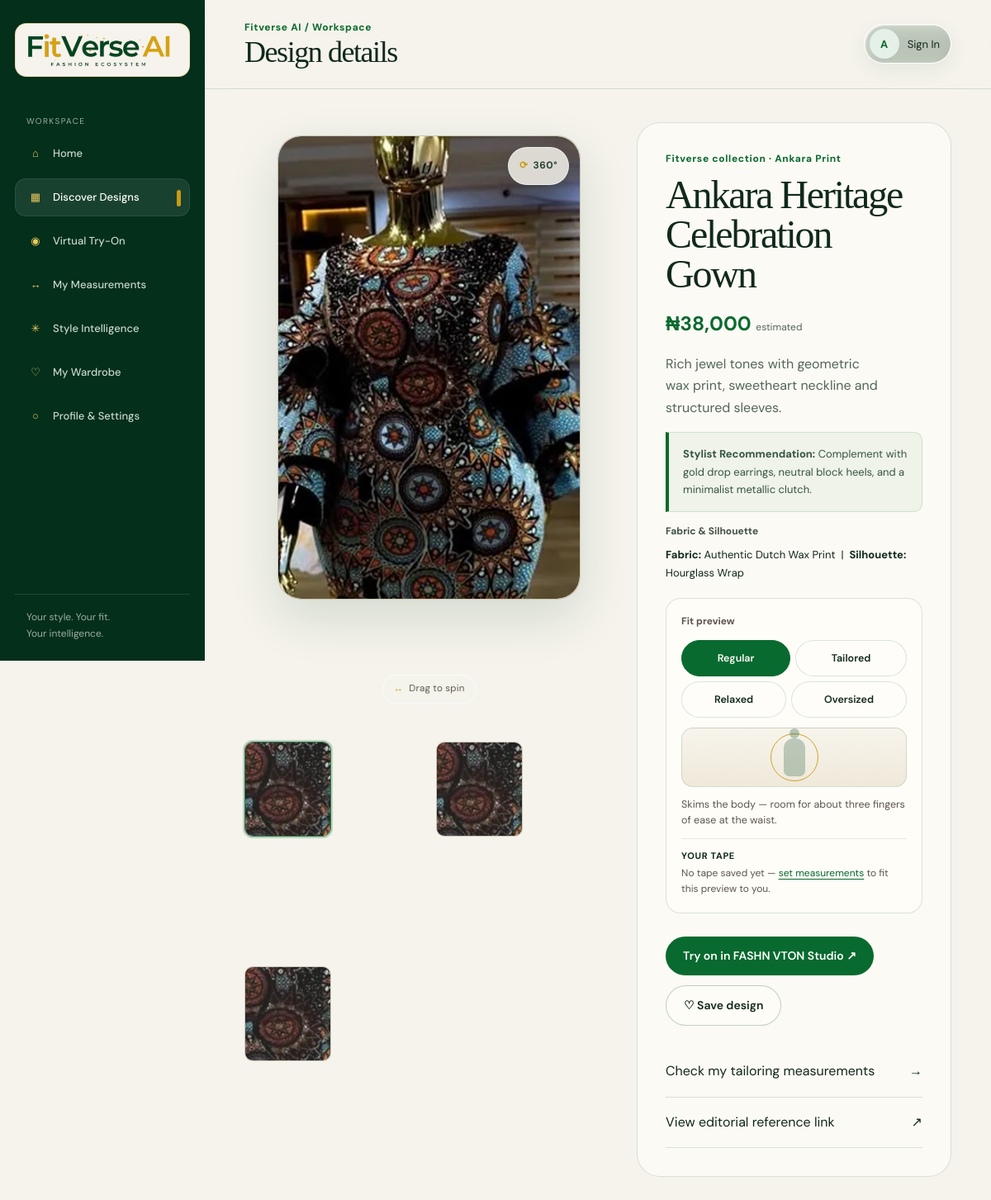
/designs/ankara-heritage-celebration-gown/, run on the app's committed database.
### fitverse_app/models.py (models this page shows, shortened)
class Design(models.Model):
    VTON_CATEGORY_CHOICES = [
        ('one-pieces', 'One-Pieces & Sets (Senator / Gown)'),
        ('tops', 'Tops & Shirts'),
        ('bottoms', 'Trousers & Skirts'),
    ]
    title = models.CharField(max_length=200)
    slug = models.SlugField(unique=True)
    category = models.ForeignKey(Category, on_delete=models.CASCADE, related_name='designs')
    price = models.IntegerField(default=0, help_text="Price in NGN (0 for inspiration items)")
    price_label = models.CharField(max_length=50, default="₦0")
    fabric = models.CharField(max_length=150, blank=True)
    silhouette = models.CharField(max_length=100, blank=True)
    image_url = models.URLField(max_length=500)
    source_link = models.URLField(max_length=500, blank=True)
    source_label = models.CharField(max_length=100, blank=True)
    description = models.TextField()
    styling_advice = models.TextField(blank=True)
    search_keywords = models.TextField(blank=True, help_text="Keywords for filtering")
    vton_category = models.CharField(max_length=20, choices=VTON_CATEGORY_CHOICES, default='one-pieces')
    is_featured = models.BooleanField(default=False)
    created_at = models.DateTimeField(auto_now_add=True)
    class Meta:
        ordering = ['-is_featured', '-created_at']

class Category(models.Model):
    name = models.CharField(max_length=100)
    slug = models.SlugField(unique=True)
    description = models.TextField(blank=True)
    class Meta:
        verbose_name_plural = 'Categories'
        ordering = ['name']

### fitverse_app/views.py (the view)
# urls.py: path('designs/<slug:slug>/', views.design_detail_view, name='design_detail'),
def design_detail_view(request, slug):
    design = get_object_or_404(Design, slug=slug)
    related_designs = Design.objects.filter(category=design.category).exclude(id=design.id)[:4]
    return render(request, 'design_detail.html', {
        'design': design,
        'related_designs': related_designs,
    })

### templates/design_detail.html (shortened to what this page needs)
{% extends "base.html" %}
{% load static %}
{% block page_title %}Design details{% endblock %}
{% block content %}
<div class="detail-layout">
  <div class="detail-gallery">
    <figure class="turntable" data-turntable data-design-slug="{{ design.slug }}" tabindex="0" role="group" aria-label="Drag to spin — interactive look viewer; use arrow keys or pick a look below">
      <div class="turntable-stage">
        <img src="{{ design.image_url }}" alt="{{ design.title }}" draggable="false">
      </div>
      <figcaption class="turntable-hint"><i aria-hidden="true">↔</i> Drag to spin</figcaption>
      <button class="look360-btn" data-look360 type="button" aria-label="⟳ 360° interactive 3D view">
        <i aria-hidden="true">⟳</i> 360°
      </button>
    </figure>
    <button class="look-thumb is-active" data-look-thumb type="button" data-full-src="{{ design.image_url }}" aria-label="Show the main look in the viewer">
      <img src="{{ design.image_url }}" alt="" loading="lazy" draggable="false">
    </button>
    {% if related_designs %}
      {% for rel in related_designs %}
        <button class="look-thumb" data-look-thumb type="button" data-full-src="{{ rel.image_url }}" aria-label="Show {{ rel.title }} in the viewer">
          <img src="{{ rel.image_url }}" alt="" loading="lazy" draggable="false">
        </button>
      {% endfor %}
    {% endif %}
  </div>
  <section class="detail-copy">
    <div class="eyebrow">Fitverse collection · {{ design.category.name }}</div>
    <h1>{{ design.title }}</h1>
    <div class="detail-price">{{ design.price_label }} <span class="muted" style="font-size:12px;font-weight:400">estimated</span></div>
    <p class="muted">{{ design.description }}</p>
    {% if design.styling_advice %}
      <div class="notice">
        <strong>Stylist Recommendation:</strong> {{ design.styling_advice }}
      </div>
    {% endif %}
    <div class="field">
      <label>Fabric & Silhouette</label>
      <p style="font-size:13px; margin:0;"><strong>Fabric:</strong> {{ design.fabric|default:"Tailored Textile" }} &nbsp;|&nbsp; <strong>Silhouette:</strong> {{ design.silhouette|default:"Classic" }}</p>
    </div>
    <div class="fit-studio" data-fit-studio>
      <label class="fit-label" id="fit-studio-label">Fit preview</label>
      <div class="fit-opts" role="group" aria-labelledby="fit-studio-label">
        <button type="button" data-fit="regular" class="is-active">Regular</button>
        <button type="button" data-fit="slim">Tailored</button>
        <button type="button" data-fit="relaxed">Relaxed</button>
        <button type="button" data-fit="oversized">Oversized</button>
      </div>
      <div class="fit-stage" data-fit-stage aria-hidden="true">
        <span class="fit-body"><i></i></span>
        <span class="fit-drape"></span>
      </div>
      <p class="fit-note" data-fit-note>Skims the body — room for about three fingers of ease at the waist.</p>
      <div class="fit-tape" data-fit-tape hidden>
        <strong>Your tape</strong>
        <span class="fit-tape-cols" data-fit-tape-cols></span>
      </div>
    </div>
    <div class="actions">
      <a class="button" href="{% url 'style_intelligence' %}">Try on in FASHN VTON Studio ↗</a>
      <button class="secondary" data-favorite="{{ design.id }}">♡ Save design</button>
    </div>
    <div class="profile-list" style="margin-top:25px">
      <a href="{% url 'measurements' %}"><span>Check my tailoring measurements</span><span>→</span></a>
      {% if design.source_link %}
        <a href="{{ design.source_link }}" target="_blank" rel="noopener"><span>View editorial reference link</span><span>↗</span></a>
      {% endif %}
    </div>
  </section>
</div>
{% endblock content %}

### templates/base.html (shortened to what this page needs)
{% load static %}
<!doctype html>
<html lang="en">
<head>
  <link rel="stylesheet" href="{% static 'assets/styles.css' %}?v=10">
  <link rel="stylesheet" href="{% static 'assets/vendor/scrolljs.css' %}?v=2.0.1">
  <link rel="stylesheet" href="{% static 'assets/experience.css' %}?v=13">
</head>
<body class="page-{{ request.resolver_match.url_name|default:'app' }}">
  {% block body %}
  <div class="app-shell">
    <aside class="sidebar" aria-label="Workspace navigation">
      <a class="logo" href="{% url 'dashboard' %}"><img class="brand-wordmark" loading="lazy" src="{% static 'assets/brand/fitverse-wordmark-320.webp' %}" srcset="{% static 'assets/brand/fitverse-wordmark-240.webp' %} 240w, {% static 'assets/brand/fitverse-wordmark-320.webp' %} 320w" sizes="178px" width="320" height="80" alt="FitVerse AI"></a>
      <div>
        <div class="side-label">Workspace</div>
        <nav class="side-nav">
          <a class="{% if request.resolver_match.url_name == 'dashboard' %}active{% endif %}" href="{% url 'dashboard' %}"><span>⌂</span>Home</a>
          <a class="{% if request.resolver_match.url_name == 'designs' or request.resolver_match.url_name == 'design_detail' %}active{% endif %}" href="{% url 'designs' %}"><span>▦</span>Discover Designs</a>
          <a class="{% if request.resolver_match.url_name == 'tryon' %}active{% endif %}" href="{% url 'tryon' %}"><span>◉</span>Virtual Try-On</a>
          <a class="{% if request.resolver_match.url_name == 'measurements' %}active{% endif %}" href="{% url 'measurements' %}"><span>↔</span>My Measurements</a>
          <a class="{% if request.resolver_match.url_name == 'style_intelligence' %}active{% endif %}" href="{% url 'style_intelligence' %}"><span>✳</span>Style Intelligence</a>
          <a class="{% if request.resolver_match.url_name == 'wardrobe' %}active{% endif %}" href="{% url 'wardrobe' %}"><span>♡</span>My Wardrobe</a>
          <a class="{% if request.resolver_match.url_name == 'profile' %}active{% endif %}" href="{% url 'profile' %}"><span>○</span>Profile & Settings</a>
        </nav>
      </div>
      <div class="sidebar-bottom">
        Your style. Your fit.<br/>Your intelligence.
      </div>
    </aside>
    <main class="app-main" id="top">
      <div class="app-top">
        <div>
          <div class="eyebrow">Fitverse AI / Workspace</div>
          <h1>{% block page_title %}Fitverse AI{% endblock %}</h1>
        </div>
        <div class="profile-chip" data-glass data-glass-tone="brand" data-glass-radius="24" data-glass-strength="24">
          <div class="avatar">{{ request.user.first_name|default:request.user.username|default:"A"|slice:":1"|upper }}</div>
          <span class="profile-name">
            {% if request.user.is_authenticated %}
              {{ request.user.first_name|default:request.user.username }} (<a href="{% url 'logout' %}" style="text-decoration:underline;">Logout</a>)
            {% else %}
              <a href="{% url 'login' %}">Sign In</a>
            {% endif %}
          </span>
        </div>
      </div>
      {% block content %}{% endblock %}
    </main>
  </div>
  {% endblock body %}
</body>
</html>

### templates/includes/brand_loader.html (shortened to what this page needs)
{% load static %}

### static/assets/styles.css (style rules this page uses)
:root { --ink:#28221f;--muted:#7e746d;--paper:#f8f4ee;--white:#fffdf9;--line:#e7ded4;--plum:#542642;--plum2:#6d3658;--sand:#e9d8c6;--olive:#68705a;--shadow:0 18px 45px #3e25100d }
* { box-sizing:border-box }
html { scroll-behavior:smooth }
body { margin:0;background:var(--paper);color:var(--ink);font-family:'DM Sans',sans-serif;font-size:15px;line-height:1.55 }
a { color:inherit;text-decoration:none }
button,input,select,textarea { font:inherit }
button,.button { cursor:pointer;border:0;border-radius:4px;padding:12px 17px;background:var(--plum);color:#fff;display:inline-flex;align-items:center;justify-content:center;gap:8px;font-weight:600;transition:.2s }
.button.secondary,button.secondary { background:transparent;color:var(--ink);border:1px solid var(--line) }
img { max-width:100%;display:block }
h1,h2,h3,h4,p { margin-top:0 }
h1,h2,.serif { font-family:'Playfair Display',Georgia,serif;font-weight:500;line-height:1.08;letter-spacing:-.035em }
h1 { font-size:clamp(2.6rem,5.5vw,5.4rem) }
.muted { color:var(--muted) }
.eyebrow { text-transform:uppercase;letter-spacing:.15em;font-size:11px;font-weight:700;color:var(--plum) }
.logo { font-family:'Playfair Display',serif;font-size:25px;letter-spacing:-1.2px;white-space:nowrap }
.actions { display:flex;gap:12px;flex-wrap:wrap;margin-top:28px }
.app-shell { min-height:100vh;display:grid;grid-template-columns:225px 1fr }
.sidebar { background:#fffdf9;border-right:1px solid var(--line);padding:25px 16px;display:flex;flex-direction:column;gap:30px }
.sidebar .logo { padding:0 12px }
.side-nav { display:grid;gap:5px }
.side-nav a { padding:11px 12px;border-radius:4px;font-size:13px;color:#766b64;display:flex;gap:11px;align-items:center }
.side-nav a.active,.side-nav a:hover { background:#f0e6ed;color:var(--plum) }
.side-label { font-size:10px;letter-spacing:.14em;color:#a0968e;text-transform:uppercase;padding:8px 12px }
.sidebar-bottom { margin-top:auto;padding:14px 12px;border-top:1px solid var(--line);font-size:12px;color:var(--muted) }
.app-main { min-width:0;padding:30px clamp(20px,4vw,52px) 60px }
.app-top { display:flex;justify-content:space-between;align-items:center;gap:18px;margin-bottom:32px }
.app-top h1 { font-size:35px;margin:0;font-family:'Playfair Display',serif }
.profile-chip { display:flex;align-items:center;gap:10px;font-size:13px }
.avatar { width:36px;height:36px;border-radius:50%;background:#e5d2c0;display:grid;place-items:center;color:var(--plum);font-weight:700 }
.field { display:grid;gap:7px;margin-bottom:17px }
.field label { font-size:12px;font-weight:700;color:#5e524b }
.detail-layout { display:grid;grid-template-columns:1.1fr .9fr;gap:44px }
.detail-gallery { display:grid;grid-template-columns:1fr 1fr;gap:12px }
.detail-gallery img { width:100%;height:340px;object-fit:cover;background:#e6d7ca }
.detail-gallery img:first-child { grid-column:span 2;height:510px }
.detail-copy { position:sticky;top:105px;align-self:start }
.detail-copy h1 { font-size:43px;margin:10px 0 }
.detail-price { font-size:24px;font-weight:700;margin:16px 0 }
.profile-list { display:grid;gap:0 }
.profile-list a { display:flex;justify-content:space-between;align-items:center;padding:17px 0;border-bottom:1px solid var(--line) }
.notice { padding:13px 15px;background:#f1e9dd;color:#655146;font-size:12px;border-left:3px solid #b89474;margin:14px 0 }
.look-thumb { width:105px;height:115px;border-radius:4px;object-fit:cover;background:#ede2d6;flex-shrink:0 }
@media (min-width:761px) { .app-shell { display:block;min-height:100vh } }
@media (min-width:761px) { .sidebar { position:fixed;inset:0 auto 0 0;width:225px;height:100vh;overflow-y:auto;z-index:30 } }
@media (min-width:761px) { .app-main { margin-left:225px;min-height:100vh } }

### data on the page
Design: category.name "Ankara Print", title "Ankara Heritage Celebration Gown", price_label "₦38,000", description "Rich jewel tones with geometric wax print, sweetheart neckline and structured sleeves.", styling_advice "Complement with gold drop earrings, neutral block heels, and a minimalist metallic clutch.", fabric "Authentic Dutch Wax Print", silhouette "Hourglass Wrap"
